Frame 1 (no input): blank canvas, image omitted
Frame 60 (no input): blank canvas, image omitted
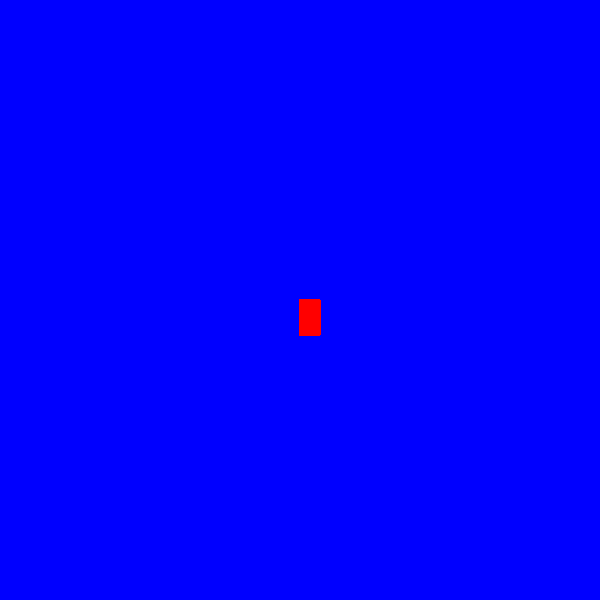
Frame 120 (the mouse pressed at the canvas centre since frame 60)

The p5.js sketch whose frames 1 and 60 were blank and that drew this single picture after the mouse press (run headless with seeded random() and noise() and a simulated clock; from frame 60 on, the mouse is pressed at the canvas centre):

// p5.js sketch
// ── sketch.js
function setup() {
    createCanvas(600, 600);
      background("blue");
  }
  
  
  function draw() {
  
    stroke("red");
    fill("red");
  
    //console.log(mouseIsPressed);
  
    if (mouseIsPressed) {
      rect(mouseX, mouseY, 20, 35);
    }
  }
  
